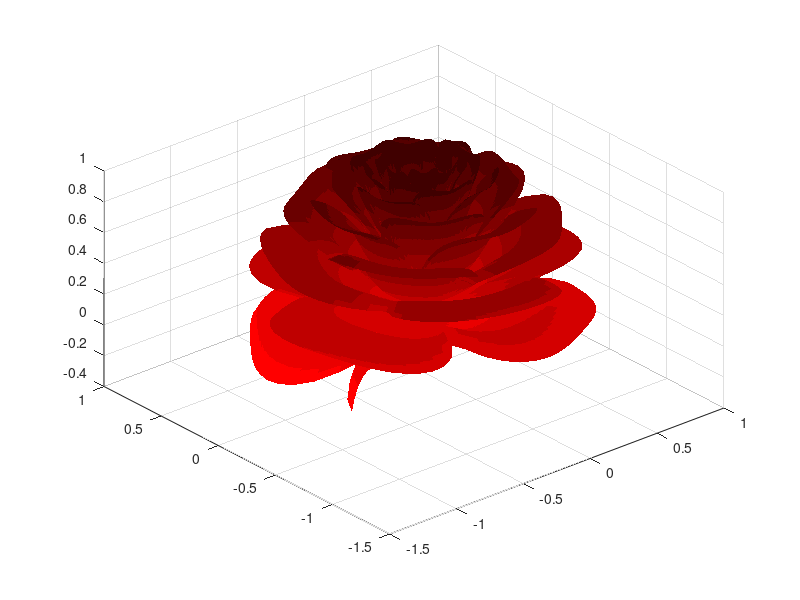

MATLAB code for this plot:
n = 800;
A = 1.995653;
B = 1.27689;
C = 8;

r=linspace(0,1,n);
theta=linspace(-2,20*pi,n);

[R,THETA]=ndgrid(r,theta);
% define the number of petals we want per cycle. Roses have 3 and a bit.

petalNum=3.6;
x = 1 - (1/2)*((5/4)*(1 - mod(petalNum*THETA, 2*pi)/pi).^2 - 1/4).^2;
phi = (pi/2)*exp(-THETA/(C*pi));
y = A*(R.^2).*(B*R - 1).^2.*sin(phi);
R2 = x.*(R.*sin(phi) + y.*cos(phi));

X=R2.*sin(THETA);
Y=R2.*cos(THETA);
Z=x.*(R.*cos(phi)-y.*sin(phi));
% % define a red map for our rose colouring

red_map=linspace(1,0.25,10)';
red_map(:,2)=0;
red_map(:,3)=0;

clf
surf(X,Y,Z,'LineStyle','none')
view([-40.50 42.00])
colormap(red_map)